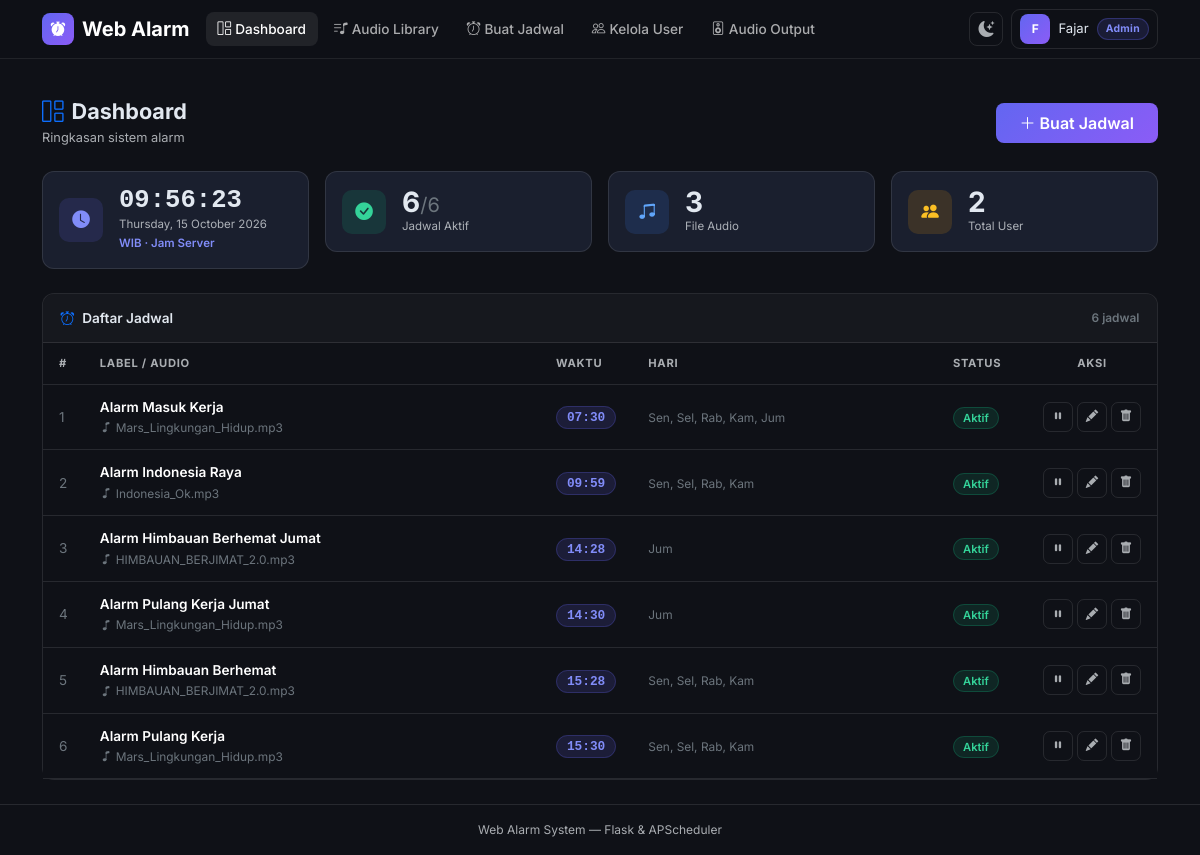
The page / (signed in) on the database its author committed.
### models.py (models this page shows, shortened)
class User(UserMixin, db.Model):
    __tablename__ = 'users'
    id = db.Column(db.Integer, primary_key=True)
    name = db.Column(db.String(120), nullable=False)
    email = db.Column(db.String(120), unique=True, nullable=False)
    password_hash = db.Column(db.String(256), nullable=False)
    role = db.Column(db.String(20), default='user', nullable=False)
    is_active = db.Column(db.Boolean, default=True, nullable=False)
    created_at = db.Column(db.DateTime, default=datetime.utcnow, nullable=False)
    audios = db.relationship('Audio', backref='uploader', lazy=True)

class Schedule(db.Model):
    __tablename__ = 'schedules'
    id = db.Column(db.Integer, primary_key=True)
    label = db.Column(db.String(120), nullable=True)
    audio_id = db.Column(db.Integer, db.ForeignKey('audios.id'), nullable=False)
    time_hour = db.Column(db.Integer, nullable=False)
    time_minute = db.Column(db.Integer, nullable=False)
    days_of_week = db.Column(db.String(20), nullable=False)
    is_active = db.Column(db.Boolean, default=True, nullable=False)
    created_by = db.Column(db.Integer, db.ForeignKey('users.id'), nullable=True)
    created_at = db.Column(db.DateTime, default=datetime.utcnow, nullable=False)
    creator = db.relationship('User', foreign_keys=[created_by], backref='schedules')
    def days_list(self):
        return [int(d) for d in self.days_of_week.split(',') if d.strip()]
    def days_display(self):
        day_names = ['Sen', 'Sel', 'Rab', 'Kam', 'Jum', 'Sab', 'Min']
        return ', '.join(day_names[d] for d in self.days_list())
    def time_display(self):
        return f'{self.time_hour:02d}:{self.time_minute:02d}'

class Audio(db.Model):
    __tablename__ = 'audios'
    id = db.Column(db.Integer, primary_key=True)
    filename = db.Column(db.String(256), nullable=False)
    original_name = db.Column(db.String(256), nullable=False)
    filepath = db.Column(db.String(512), nullable=False)
    uploaded_by = db.Column(db.Integer, db.ForeignKey('users.id'), nullable=False)
    uploaded_at = db.Column(db.DateTime, default=datetime.utcnow, nullable=False)
    schedules = db.relationship('Schedule', backref='audio', lazy=True)

### app.py (the view)
@app.route('/')
@login_required
def index():
    schedules = Schedule.query.order_by(Schedule.time_hour, Schedule.time_minute).all()
    total = Schedule.query.count()
    active = Schedule.query.filter_by(is_active=True).count()
    audio_count = Audio.query.count()
    user_count = User.query.count()
    return render_template('index.html', schedules=schedules,
                           total=total, active_count=active,
                           audio_count=audio_count, user_count=user_count)

### app.py (called while the page is built)
@login_manager.user_loader
def load_user(user_id):
    return db.session.get(User, int(user_id))

def is_admin():
    return current_user.is_authenticated and current_user.role == 'admin'

### templates/index.html (shortened to what this page needs)
{% extends "base.html" %}
{% block content %}
<div class="d-flex align-items-center justify-content-between flex-wrap gap-2 mb-4">
  <div>
    <h1 class="pg-title"><i class="bi bi-grid-1x2 me-2 text-primary"></i>Dashboard</h1>
    <p class="pg-sub mb-0">Ringkasan sistem alarm</p>
  </div>
  <a href="{{ url_for('new_schedule') }}" class="btn btn-grad px-4 py-2">
    <i class="bi bi-plus-lg me-1"></i>Buat Jadwal
  </a>
</div>
<div class="row g-3 mb-4">
  <div class="col-12 col-sm-6 col-xl-3">
    <div class="stat-card p-3">
      <div class="d-flex align-items-center gap-3">
        <div class="stat-icon si-indigo"><i class="bi bi-clock-fill"></i></div>
        <div>
          <div id="clockTime"
               class="fw-bold"
               style="font-size:1.6rem;font-family:monospace;line-height:1">
          </div>
          <div id="clockDate" class="stat-lbl">Memuat…</div>
          <div class="stat-lbl" style="color:#818cf8;font-weight:600">WIB · Jam Server</div>
        </div>
      </div>
    </div>
  </div>
  <div class="col-6 col-sm-3 col-xl-3">
    <div class="stat-card p-3">
      <div class="d-flex align-items-center gap-3">
        <div class="stat-icon si-green"><i class="bi bi-check-circle-fill"></i></div>
        <div>
          <div class="stat-val">
            {{ active_count }}<span class="fs-5 fw-normal text-secondary">/{{ total }}</span>
          </div>
          <div class="stat-lbl">Jadwal Aktif</div>
        </div>
      </div>
    </div>
  </div>
  <div class="col-6 col-sm-3 col-xl-3">
    <div class="stat-card p-3">
      <div class="d-flex align-items-center gap-3">
        <div class="stat-icon si-blue"><i class="bi bi-music-note-beamed"></i></div>
        <div>
          <div class="stat-val">{{ audio_count }}</div>
          <div class="stat-lbl">File Audio</div>
        </div>
      </div>
    </div>
  </div>
  <div class="col-6 col-sm-3 col-xl-3">
    <div class="stat-card p-3">
      <div class="d-flex align-items-center gap-3">
        <div class="stat-icon si-yellow"><i class="bi bi-people-fill"></i></div>
        <div>
          <div class="stat-val">{{ user_count }}</div>
          <div class="stat-lbl">Total User</div>
        </div>
      </div>
    </div>
  </div>
</div>
<div class="card">
  <div class="card-header d-flex align-items-center justify-content-between">
    <span><i class="bi bi-alarm me-2 text-primary"></i>Daftar Jadwal</span>
    <small class="text-secondary">{{ total }} jadwal</small>
  </div>
  {% if schedules %}
  <div class="tbl-responsive">
    <table class="table table-hover mb-0">
      <thead>
        <tr>
          <th style="width:40px">#</th>
          <th>Label / Audio</th>
          <th style="width:90px">Waktu</th>
          <th class="d-none d-md-table-cell">Hari</th>
          <th style="width:90px">Status</th>
          <th class="text-center" style="width:110px">Aksi</th>
        </tr>
      </thead>
      <tbody>
        {% for s in schedules %}
        <tr>
          <td class="text-secondary">{{ loop.index }}</td>
          <td>
            <div class="fw-semibold">{{ s.label or s.audio.original_name }}</div>
            {% if s.label %}
            <small class="text-secondary">
              <i class="bi bi-music-note me-1"></i>{{ s.audio.original_name }}
            </small>
            {% endif %}
          </td>
          <td><span class="badge-time">{{ s.time_display() }}</span></td>
          <td class="d-none d-md-table-cell">
            <small class="text-secondary">{{ s.days_display() }}</small>
          </td>
          <td>
            {% if s.is_active %}
              <span class="badge-on">Aktif</span>
            {% else %}
              <span class="badge-off">Nonaktif</span>
            {% endif %}
          </td>
          <td>
            <div class="d-flex justify-content-center gap-1">
              {% if is_admin() %}
              <form action="{{ url_for('toggle_schedule', schedule_id=s.id) }}" method="post">
                <button type="submit"
                        class="btn-act {% if s.is_active %}act-warning{% else %}act-success{% endif %}"
                        title="{% if s.is_active %}Nonaktifkan{% else %}Aktifkan{% endif %}">
                  <i class="bi {% if s.is_active %}bi-pause-fill{% else %}bi-play-fill{% endif %}"></i>
                </button>
              </form>
              {% endif %}
              {% if is_admin() or s.created_by == current_user.id %}
              <a href="{{ url_for('edit_schedule', schedule_id=s.id) }}"
                 class="btn-act act-info" title="Edit">
                <i class="bi bi-pencil-fill"></i>
              </a>
              <form action="{{ url_for('delete_schedule', schedule_id=s.id) }}" method="post"
                    onsubmit="return confirm('Hapus jadwal ini?')">
                <button type="submit" class="btn-act act-danger" title="Hapus">
                  <i class="bi bi-trash-fill"></i>
                </button>
              </form>
              {% endif %}
            </div>
          </td>
        </tr>
        {% endfor %}
      </tbody>
    </table>
  </div>
  {% endif %}
</div>
{% endblock %}

### templates/base.html (shortened to what this page needs)
<!DOCTYPE html>
<html lang="id" data-bs-theme="dark">
<head>
  <link href="https://cdn.jsdelivr.net/npm/bootstrap@5.3.3/dist/css/bootstrap.min.css"
        rel="stylesheet"/>
  <link href="https://cdn.jsdelivr.net/npm/bootstrap-icons@1.11.3/font/bootstrap-icons.min.css"
        rel="stylesheet"/>
</head>
<body>
<nav class="navbar navbar-expand-lg sticky-top navbar-main">
  <div class="container-xl">
    <a class="navbar-brand d-flex align-items-center gap-2 fw-bold" href="{{ url_for('index') }}">
      <span class="navbar-brand-icon"><i class="bi bi-alarm-fill"></i></span>
      Web Alarm
    </a>
    <div class="collapse navbar-collapse" id="mainNav">
      <ul class="navbar-nav me-auto gap-1 mt-2 mt-lg-0">
        {% if current_user.is_authenticated %}
          <li class="nav-item">
            <a class="nav-link {% if request.endpoint == 'index' %}active{% endif %}"
               href="{{ url_for('index') }}">
              <i class="bi bi-grid-1x2 me-1"></i>Dashboard
            </a>
          </li>
          <li class="nav-item">
            <a class="nav-link {% if request.endpoint == 'audios' %}active{% endif %}"
               href="{{ url_for('audios') }}">
              <i class="bi bi-music-note-list me-1"></i>Audio Library
            </a>
          </li>
          <li class="nav-item">
            <a class="nav-link {% if request.endpoint in ['new_schedule','edit_schedule'] %}active{% endif %}"
               href="{{ url_for('new_schedule') }}">
              <i class="bi bi-alarm me-1"></i>Buat Jadwal
            </a>
          </li>
          {% if is_admin() %}
          <li class="nav-item">
            <a class="nav-link {% if request.endpoint in ['users','create_user','edit_user'] %}active{% endif %}"
               href="{{ url_for('users') }}">
              <i class="bi bi-people me-1"></i>Kelola User
            </a>
          </li>
          <li class="nav-item">
            <a class="nav-link {% if request.endpoint == 'audio_settings' %}active{% endif %}"
               href="{{ url_for('audio_settings') }}">
              <i class="bi bi-speaker me-1"></i>Audio Output
            </a>
          </li>
          {% endif %}
        {% endif %}
      </ul>
      <div class="d-flex align-items-center gap-2 mt-2 mt-lg-0">
        <button id="themeToggle" type="button" title="Toggle tema"
                onclick="toggleTheme()" class="d-none d-lg-flex">
          <i class="bi bi-sun-fill" id="themeIcon"></i>
        </button>
        {% if current_user.is_authenticated %}
          <div class="dropdown">
            <button class="btn btn-sm d-flex align-items-center gap-2 px-2 py-1"
                    style="border:1px solid var(--bs-border-color);border-radius:9px;
                           background:transparent;color:var(--bs-body-color)"
                    data-bs-toggle="dropdown" aria-expanded="false">
              <span class="user-av">{{ current_user.name[0]|upper }}</span>
              <span class="d-none d-sm-inline fw-500" style="font-size:.82rem">
                {{ current_user.name.split()[0] }}
              </span>
              <span class="{% if is_admin() %}badge-admin{% else %}badge-user{% endif %}">
                {{ 'Admin' if is_admin() else 'User' }}
              </span>
            </button>
          </div>
        {% else %}
          <a href="{{ url_for('login') }}" class="btn btn-sm btn-outline-secondary px-3">Login</a>
          <a href="{{ url_for('register') }}" class="btn btn-sm btn-grad px-3">Daftar</a>
        {% endif %}
      </div>
    </div>
  </div>
</nav>
<div class="container-xl pt-3">
</div>
<main class="container-xl py-4">
  {% block content %}{% endblock %}
</main>
<footer class="border-top py-3">
  <div class="container-xl text-center" style="font-size:.75rem;color:var(--bs-secondary-color)">
    Web Alarm System &mdash; Flask &amp; APScheduler
  </div>
</footer>
</body>
</html>

### templates/base.html (style rules this page uses)
body { font-family: 'Inter', system-ui, sans-serif; min-height: 100vh; display: flex; flex-direction: column; }
main { flex: 1; }
[data-bs-theme="dark"] { --bs-body-bg: #0f1117; --bs-body-color: #e2e8f0; --bs-border-color: rgba(255,255,255,.1); --bs-card-bg: #1a1f2e; --bs-secondary-bg: #141824; --bs-tertiary-bg: #1e2433; }
:root { --accent: #6366f1; --accent2: #8b5cf6; --accent-rgb: 99,102,241; }
[data-bs-theme="dark"] .navbar-main { background: rgba(15,17,23,.97) !important; border-bottom: 1px solid rgba(255,255,255,.08); backdrop-filter: blur(12px); }
.navbar-brand-icon { width: 32px; height: 32px; border-radius: 8px; background: linear-gradient(135deg, var(--accent), var(--accent2)); display: inline-flex; align-items: center; justify-content: center; font-size: .9rem; color: #fff; flex-shrink: 0; }
.nav-link { font-size: .85rem; font-weight: 500; border-radius: 8px !important; padding: .4rem .75rem !important; transition: background .15s; }
[data-bs-theme="dark"] .nav-link:hover, [data-bs-theme="dark"] .nav-link.active { background: rgba(255,255,255,.08) !important; color: #fff !important; }
.card { border-radius: 12px; border-color: var(--bs-border-color); }
.card-header { font-weight: 600; font-size: .85rem; border-bottom-color: var(--bs-border-color); padding: .85rem 1.1rem; border-radius: 12px 12px 0 0 !important; }
[data-bs-theme="dark"] .card-header { background: rgba(255,255,255,.03); }
.stat-card { border-radius: 12px; border: 1px solid var(--bs-border-color); background: var(--bs-card-bg); transition: transform .2s, border-color .2s, box-shadow .2s; }
.stat-icon { width: 44px; height: 44px; border-radius: 10px; flex-shrink: 0; display: flex; align-items: center; justify-content: center; font-size: 1.1rem; }
.si-indigo { background: rgba(99,102,241,.15); color: #818cf8; }
.si-green { background: rgba(16,185,129,.15); color: #34d399; }
.si-blue { background: rgba(59,130,246,.15); color: #60a5fa; }
.si-yellow { background: rgba(245,158,11,.15); color: #fbbf24; }
.stat-val { font-size: 1.75rem; font-weight: 700; line-height: 1; }
.stat-lbl { font-size: .72rem; color: var(--bs-secondary-color); margin-top: 2px; }
.btn-grad { background: linear-gradient(135deg, var(--accent), var(--accent2)); border: none; color: #fff; font-weight: 600; border-radius: 8px; transition: opacity .15s, transform .1s; }
.btn-act { width: 30px; height: 30px; display: inline-flex; align-items: center; justify-content: center; border-radius: 7px; border: 1px solid var(--bs-border-color); background: transparent; font-size: .78rem; color: var(--bs-secondary-color); transition: all .15s; cursor: pointer; flex-shrink: 0; }
.badge-time { background: rgba(var(--accent-rgb),.15); color: #818cf8; border: 1px solid rgba(var(--accent-rgb),.25); padding: 3px 10px; border-radius: 20px; font-size: .8rem; font-weight: 700; font-family: monospace; }
.badge-on { background: rgba(16,185,129,.12); color: #34d399; border: 1px solid rgba(16,185,129,.25); padding: 3px 9px; border-radius: 20px; font-size: .7rem; font-weight: 600; }
.badge-admin { background: rgba(var(--accent-rgb),.15); color: #818cf8; border: 1px solid rgba(var(--accent-rgb),.3); padding: 2px 8px; border-radius: 20px; font-size: .65rem; font-weight: 700; letter-spacing: .3px; }
.table { font-size: .85rem; }
.table thead th { font-size: .7rem; font-weight: 700; text-transform: uppercase; letter-spacing: .7px; color: var(--bs-secondary-color); border-bottom-width: 1px; padding: .75rem 1rem; white-space: nowrap; }
.table tbody td { padding: .75rem 1rem; vertical-align: middle; }
#themeToggle { width: 34px; height: 34px; border-radius: 8px; border: 1px solid var(--bs-border-color); background: transparent; display: flex; align-items: center; justify-content: center; cursor: pointer; transition: all .15s; font-size: 1rem; color: var(--bs-secondary-color); }
.user-av { width: 30px; height: 30px; border-radius: 8px; background: linear-gradient(135deg, var(--accent), var(--accent2)); display: inline-flex; align-items: center; justify-content: center; font-size: .75rem; font-weight: 700; color: #fff; flex-shrink: 0; }
.pg-title { font-size: 1.35rem; font-weight: 700; margin: 0; }
.pg-sub { font-size: .8rem; color: var(--bs-secondary-color); margin-top: 3px; }
.tbl-responsive { overflow-x: auto; -webkit-overflow-scrolling: touch; }

### rows shown on the page
User: name "F", name "Fajar", is_active+role "Admin"
Schedule: label "Alarm Masuk Kerja", audio.original_name "Mars_Lingkungan_Hidup.mp3", time_display "07:30", days_display "Sen, Sel, Rab, Kam, Jum", is_active "Aktif"
Schedule: label "Alarm Indonesia Raya", audio.original_name "Indonesia_Ok.mp3", time_display "09:59", days_display "Sen, Sel, Rab, Kam", is_active "Aktif"
Schedule: label "Alarm Himbauan Berhemat Jumat", audio.original_name "HIMBAUAN_BERJIMAT_2.0.mp3", time_display "14:28", days_display "Jum", is_active "Aktif"
Schedule: label "Alarm Pulang Kerja Jumat", audio.original_name "Mars_Lingkungan_Hidup.mp3", time_display "14:30", days_display "Jum", is_active "Aktif"
Schedule: label "Alarm Himbauan Berhemat", audio.original_name "HIMBAUAN_BERJIMAT_2.0.mp3", time_display "15:28", days_display "Sen, Sel, Rab, Kam", is_active "Aktif"
Schedule: label "Alarm Pulang Kerja", audio.original_name "Mars_Lingkungan_Hidup.mp3", time_display "15:30", days_display "Sen, Sel, Rab, Kam", is_active "Aktif"

### other values the page prints
{{ active_count }} "6"
{{ total }} "6"
{{ audio_count }} "3"
{{ user_count }} "2"
